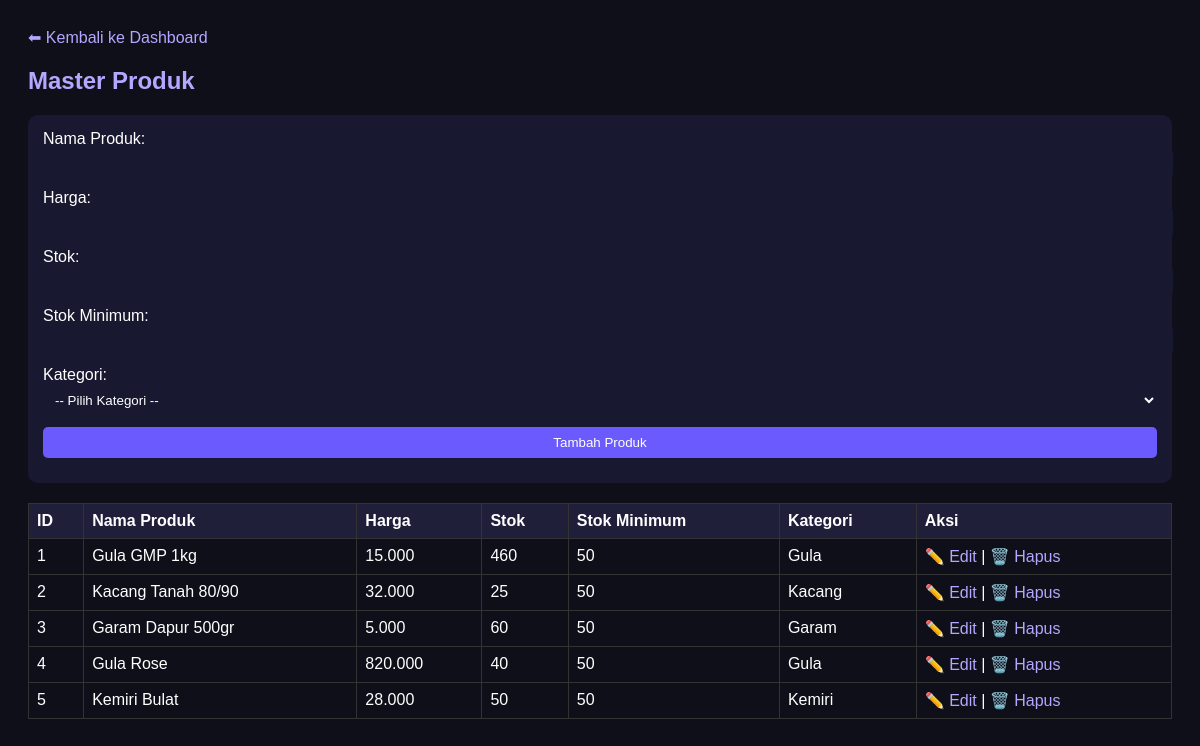
Screenshot of /pages/master_produk.php (signed in) with the database file from the repository.
### tables this page shows
CREATE TABLE `produk` (
  `produk_id` int(11) NOT NULL,
  `nama_produk` varchar(100) NOT NULL,
  `harga` decimal(12,2) NOT NULL,
  `stok` int(11) DEFAULT 0,
  `stok_minimum` int(11) DEFAULT 50,
  `kategori_id` int(11) DEFAULT NULL
);

CREATE TABLE `kategori_produk` (
  `kategori_id` int(11) NOT NULL,
  `nama_kategori` varchar(100) NOT NULL,
  `deskripsi` text DEFAULT NULL
);

### pages/master_produk.php (the view, shortened to what this page needs)
<?php
require_once '../config/database.php';
$produk = $pdo->query("
    SELECT p.*, k.nama_kategori
    FROM produk p
    LEFT JOIN kategori_produk k ON p.kategori_id = k.kategori_id
    ORDER BY p.produk_id ASC
")->fetchAll();
?>
<!DOCTYPE html>
<html lang="id">
<head>
</head>
<body>
<a href="dashboard.php" class="back-btn">⬅ Kembali ke Dashboard</a>
<h2>Master Produk</h2>
<div class="card">
<form method="post">
<label>Nama Produk:</label>
<input type="text" name="nama" required>
<label>Harga:</label>
<input type="number" name="harga" min="0" step="0.01" required>
<label>Stok:</label>
<input type="number" name="stok" min="0" required>
<label>Stok Minimum:</label>
<input type="number" name="stok_minimum" min="0" required>
<label>Kategori:</label>
<select name="kategori_id">
<option value="">-- Pilih Kategori --</option>
</select>
<button type="submit" name="tambah">Tambah Produk</button>
</form>
</div>
<table>
<tr>
<th>ID</th>
<th>Nama Produk</th>
<th>Harga</th>
<th>Stok</th>
<th>Stok Minimum</th>
<th>Kategori</th>
<th>Aksi</th>
</tr>
<?php if(!$produk): ?>
<tr><td colspan="7" align="center">Belum ada data produk.</td></tr>
<?php else: foreach($produk as $p): ?>
<tr>
<td><?=$p['produk_id']?></td>
<td><?=htmlspecialchars($p['nama_produk'])?></td>
<td><?=number_format($p['harga'],0,',','.')?></td>
<td><?=$p['stok']?></td>
<td><?=$p['stok_minimum']?></td>
<td><?=htmlspecialchars($p['nama_kategori'] ?: 'Tanpa Kategori')?></td>
<td>
<a href="master_produk_edit.php?id=<?=$p['produk_id']?>">✏️ Edit</a> |
<a href="?hapus=<?=$p['produk_id']?>" onclick="return confirm('Yakin hapus produk ini?')">🗑️ Hapus</a>
</td>
</tr>
<?php endforeach; endif; ?>
</table>
</body>
</html>

### pages/master_produk.php (style rules this page uses)
body { background:#0f0f1a;color:#fff;font-family:Poppins,sans-serif;padding:20px; }
table { width:100%;border-collapse:collapse;margin-top:10px; }
th,td { border:1px solid #333;padding:8px;text-align:left; }
th { background:#1f1f3a; }
input,select,button { width:100%;padding:8px;margin-bottom:10px;border:none;border-radius:5px;background:#181830;color:#fff; }
button { background:#6b5bff;cursor:pointer; }
.card { background:#181830;padding:15px;border-radius:10px;margin-bottom:20px; }
h2 { color:#b3a7ff; }
a { color:#b3a7ff;text-decoration:none; }

### rows the page displays
produk: produk_id "1", nama_produk "Gula GMP 1kg", harga "15.000", stok "460", stok_minimum "50", kategori.nama_kategori "Gula"
produk: produk_id "2", nama_produk "Kacang Tanah 80/90", harga "32.000", stok "25", stok_minimum "50", kategori.nama_kategori "Kacang"
produk: produk_id "3", nama_produk "Garam Dapur 500gr", harga "5.000", stok "60", stok_minimum "50", kategori.nama_kategori "Garam"
produk: produk_id "4", nama_produk "Gula Rose", harga "820.000", stok "40", stok_minimum "50", kategori.nama_kategori "Gula"
produk: produk_id "5", nama_produk "Kemiri Bulat", harga "28.000", stok "50", stok_minimum "50", kategori.nama_kategori "Kemiri"
